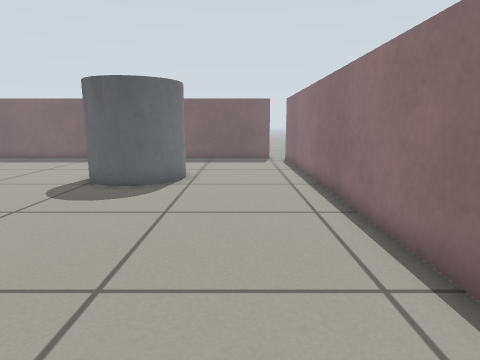
[1] (above)

23 first-person views from a walk through a robot-simulator world made for Gazebo. The camera is 0.57 m above the floor, tilts 10° down and sees 75° across. The floor is counted in squares, 0.25 m on a side. Each view is taken from the middle of a square. On the plan, view 1 faces up. The plan holds only what a view shows up to about 18 squares ahead; the rest is blank. The place goes on beyond the plan.

[2]
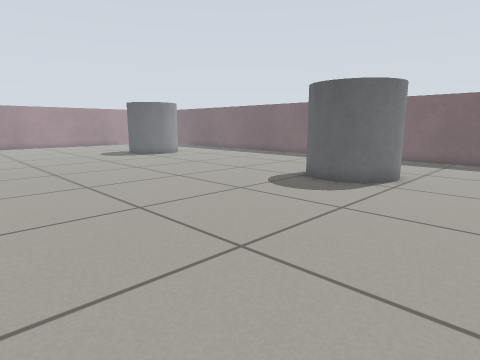

[3]
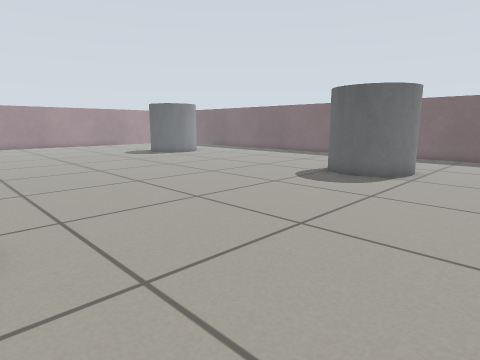

[4]
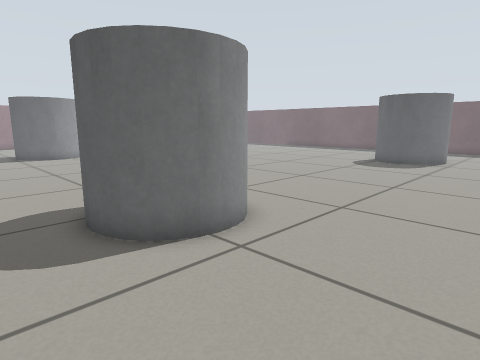

[5]
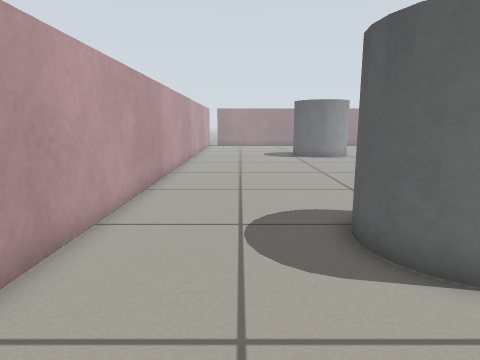

[6]
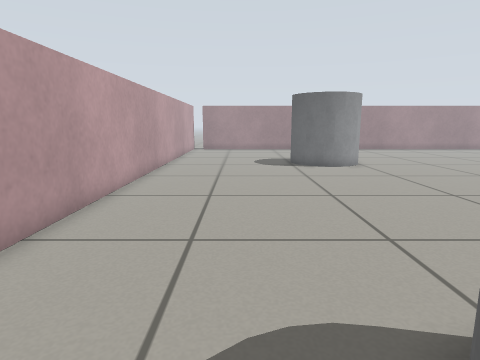

[7]
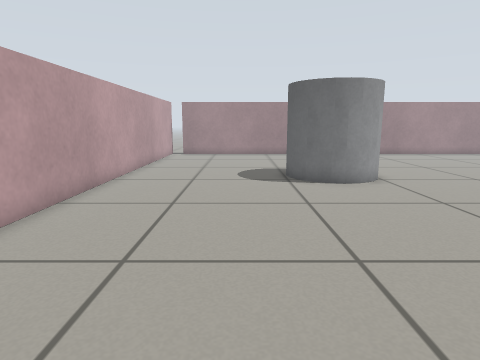

[8]
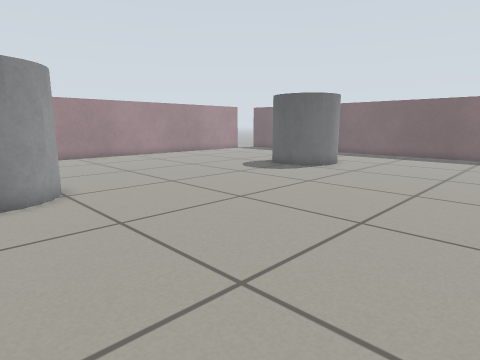

[9]
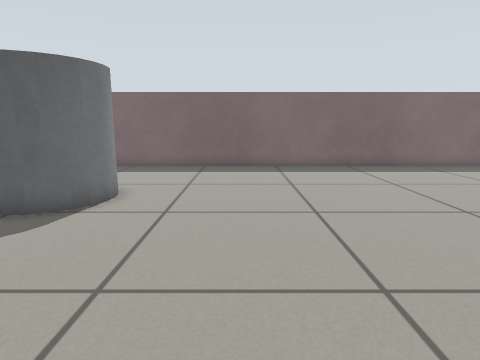

[10]
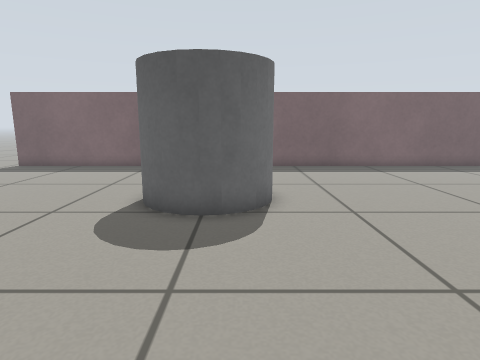

[11]
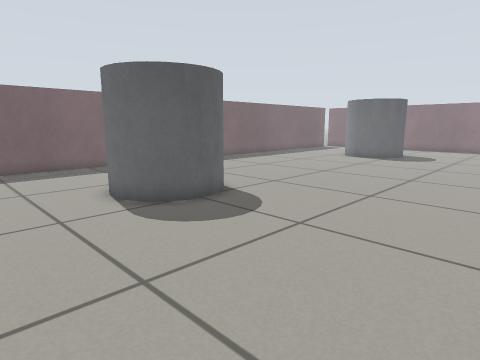

[12]
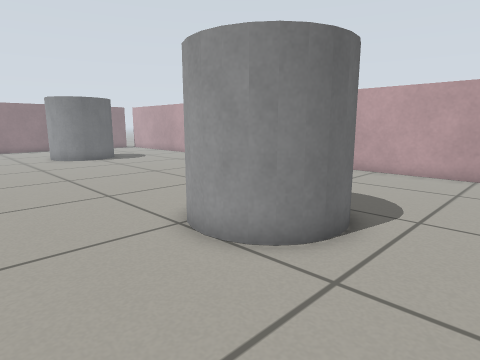

[13]
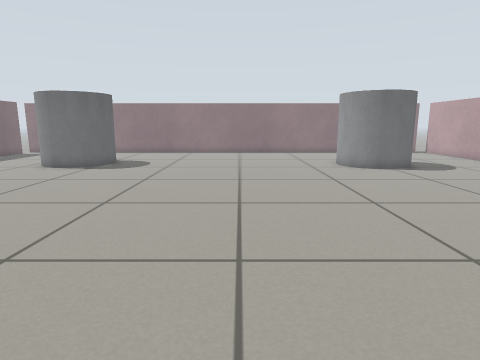

[14]
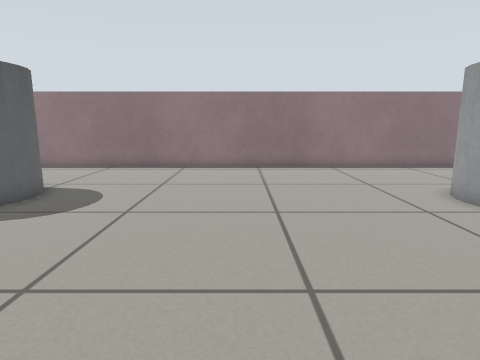

[15]
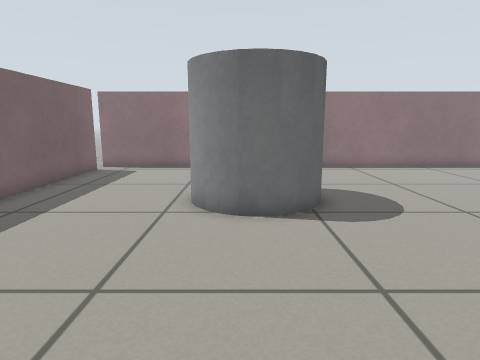

[16]
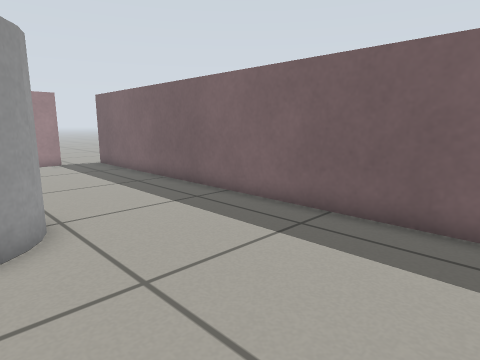

[17]
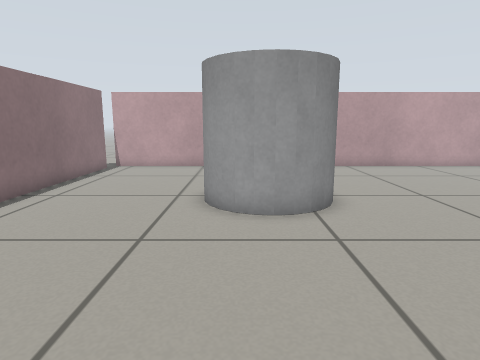

[18]
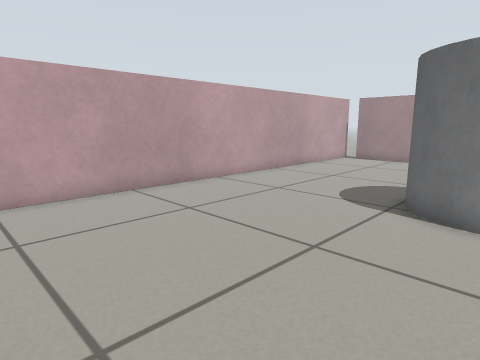

[19]
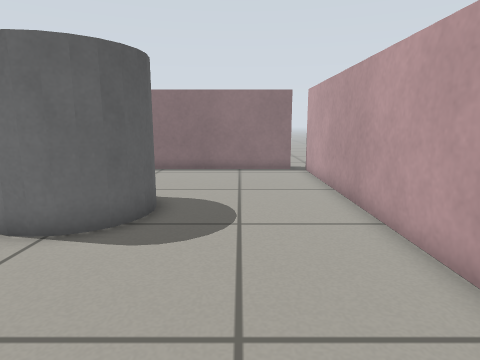

[20]
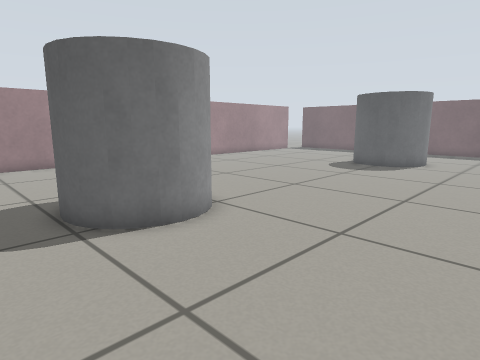

[21]
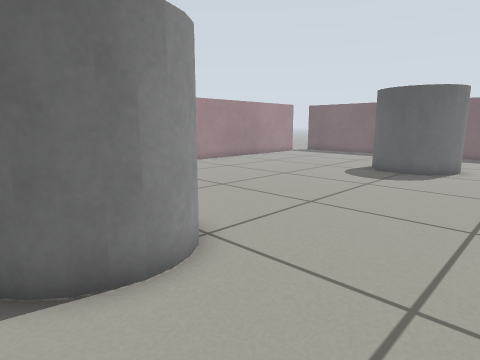

[22]
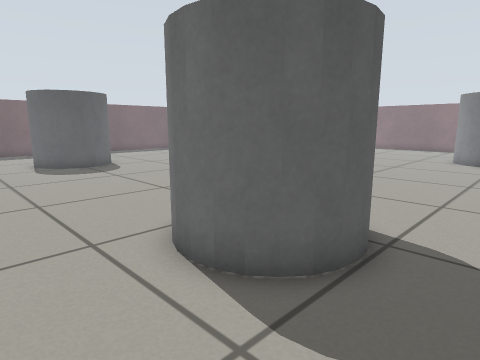

[23]
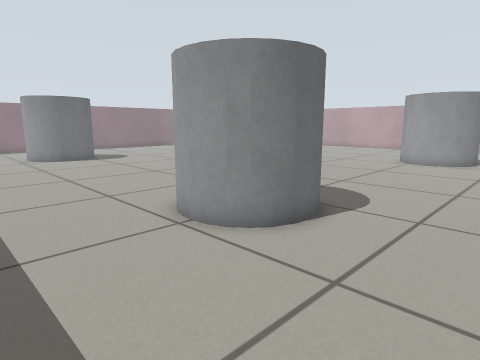

### Floor plan
Key: @ floor where view 1 was taken; # wall or solid block; . floor; C grey cylinder.
Columns run from 28 left of view 1 to 3 right of it. Each row starts with its distance up from view 1.
 22                          ###   #
 21 ################################
 20 ...............................#
 19 ...............................#
 18 ...............................#
 17 ...............................#
 16 ......C........................#
 15 ....CCCCC.............CC  .....#
 14 ....C   C.............C   C....#
 13 ....CC CC.............C  CC....#
 12  ....CCC..............CCCC.....#
 11  ..............................#
 10 ...............................#
  9 ...............................#
  8 ...............................#
  7 ...............................#
  6 ...............................#
  5 ...............................#
  4 ...............................#
  3 ...............................#
  2 ...............................#
  1 ...............................#
  0 ....CCC.....................@..#
 -1 ...CC CC.......................#
 -2 ...C   C..............CCC......#
 -3 ...CC CC.............CC  C.....#
 -4 ....CCC..............C   C.....#
 -5  .....................C CC.....#
 -6 .......................CC......#
 -7 ...............................#
 -8 ...............................#
 -9 ...............................#
-10 ...............................#
-11 ################################

Positions as (right, up) in squares from view 1, and headings:
1: (0, 0), facing up
2: (2, 0), facing up-left
3: (2, -2), facing up-left
4: (2, -8), facing up-left
5: (1, -8), facing left
6: (-4, -7), facing left
7: (-9, -6), facing left
8: (-11, -3), facing up-left
9: (-16, 4), facing up
10: (-21, 4), facing up
11: (-28, 4), facing up-right
12: (-28, 4), facing down-right
13: (-23, 4), facing right
14: (-14, 5), facing right
15: (-14, 14), facing right
16: (-14, 14), facing up-left
17: (-4, 6), facing down
18: (-13, -1), facing down-left
19: (-13, -8), facing right
20: (-15, -6), facing up-left
21: (-17, -4), facing up-left
22: (-28, -6), facing up-right
23: (-28, 20), facing down-right
